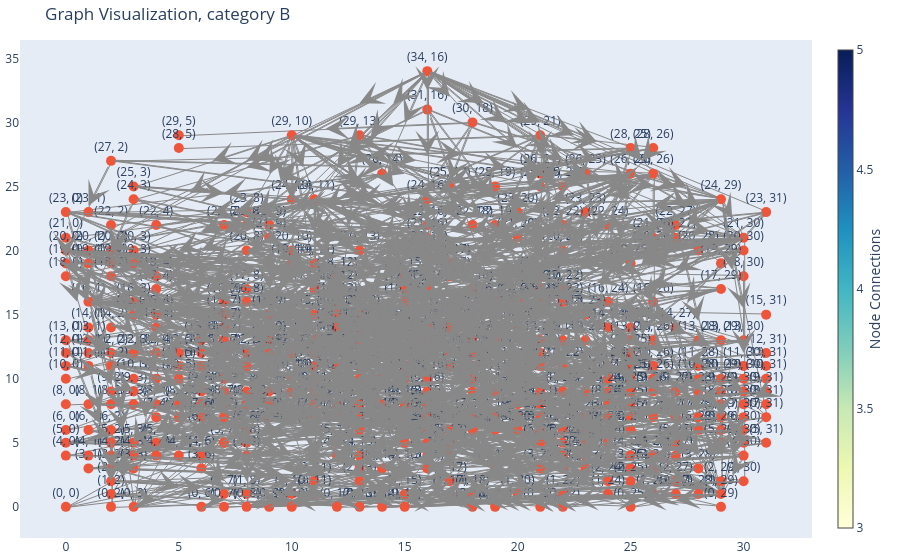

Notebook code cell kept with this figure:
### Code cell
createGraph(combined_B, 'B')
# createGraph(combined_C, 'C')
